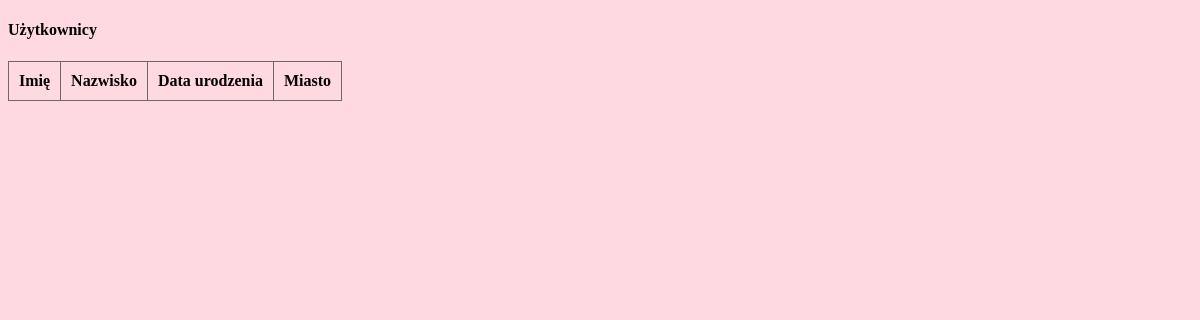
/4_db/2_db_table.php, run on an earlier commit of the app's database.
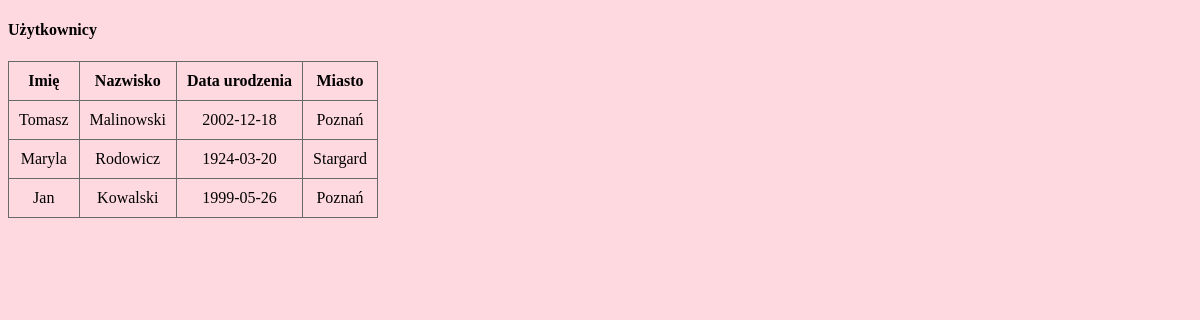
And on a later commit of the database.
### tables this page shows
CREATE TABLE `users` (
  `id` int(10) UNSIGNED NOT NULL,
  `city_id` int(10) UNSIGNED NOT NULL,
  `firstName` varchar(30) NOT NULL,
  `lastName` varchar(50) NOT NULL,
  `birthday` date NOT NULL
);

CREATE TABLE `cities` (
  `id` int(10) UNSIGNED NOT NULL,
  `state_id` int(10) UNSIGNED NOT NULL,
  `city` varchar(50) NOT NULL
);

### 4_db/2_db_table.php (the view, shortened to what this page needs)
<!doctype html>
<html lang="en">
<head>
    <link rel="stylesheet" href="./style/table.css">
</head>
<body>
    <h4>Użytkownicy</h4>
    <?php
        require_once "../scripts/connect.php";
        $sql = "SELECT U.firstName, U.lastName, U.birthday, C.city
                FROM users U
                INNER JOIN cities C ON c.id = u.city_id;";
        $result = $conn->query($sql);
        echo <<< USERSTABLE
            <table>
                <tr>
                    <th>Imię</th>
                    <th>Nazwisko</th>
                    <th>Data urodzenia</th>
                    <th>Miasto</th>
                </tr>
        USERSTABLE;
        while($user = $result->fetch_assoc()) {
            echo <<< USERS
                <tr>
                    <td>$user[firstName]</td>
                    <td>$user[lastName]</td>
                    <td>$user[birthday]</td>
                    <td>$user[city]</td>
                </tr>
            USERS;
        }
        echo "</table>";
    ?>
</body>
</html>

### 4_db/style/table.css (style rules this page uses)
table, tr, th, td { border: solid 1px dimgray; text-align: center; padding: 10px; border-collapse: collapse; }
body { background: #ffd9e0; }

What changed in the data, as far as the page shows it:
added users: firstName "Tomasz", lastName "Malinowski", birthday "2002-12-18", city.city "Poznań"
added users: firstName "Maryla", lastName "Rodowicz", birthday "1924-03-20", city.city "Stargard"
added users: firstName "Jan", lastName "Kowalski", birthday "1999-05-26", city.city "Poznań"
